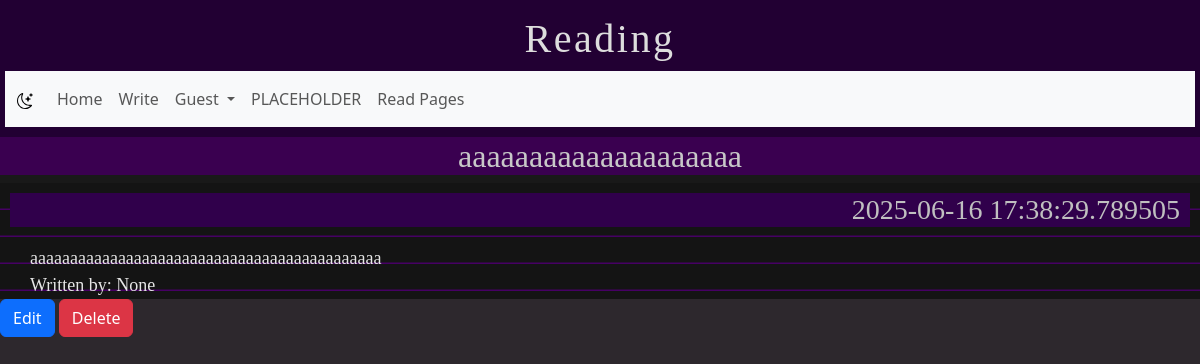
/read/1, run on the app's committed database.
### app/models.py (models this page shows)
class Page(db.Model):
  metadata_obj
  id = db.Column(db.Integer, primary_key = True)
  title = db.Column(db.String(200), nullable = False)
  author_id = db.Column(db.Integer, db.ForeignKey('user.id'), nullable = False)
  text = db.Column(db.Text, nullable = False)
  date = db.Column(db.DateTime, default=datetime.now())

### app/routes.py (the view)
@app.route('/read/<int:id>')
def read_id(id):
  page = Page.query.get_or_404(id)
  return render_template('read-id.html', page=page, title='Reading')

### app/templates/read-id.html (shortened to what this page needs)
{% extends('base.html') %}
{% block content %}
  <main>
    <h2>{{ page.title }}</h2>
    <article>
      <h3>{{ page.date }}</h3>
      <p>
        {{ page.text }}
      </p>
      <p>
        Written by: {{ page.author }}
      </p>
    </article>
  </main>
  <a href="{{ url_for('page_edit', id=page.id) }}" class="btn btn-primary">Edit</a>
  <a href="{{ url_for('delete', id=page.id) }}" class="btn btn-danger">Delete</a>
{% endblock %}

### app/static/styles/style.css (style rules this page uses)
body { background-color: rgb(45, 40, 45); color: rgb(230, 230, 230); }
main { width: 100%; background-color: rgb(25, 25, 25); font-family: "Garamond", serif; }
main h2 { background-color: rgb(58, 0, 80); color: rgb(200, 200, 200); text-align: center; }
article { padding: 10px; background: repeating-linear-gradient( rgb(20, 20, 20), rgb(20, 20, 20) 25px, rgb(70, 0, 100) 26px, rgb(70, 0, 100) 27px ); }
article p { position: relative; top: 10px; font-size: 18px; margin: 0 20px; line-height: 27px; }
article h3 { background-color: rgb(48, 0, 75); color: rgb(192, 192, 192); padding-right: 10px; text-align: end; }

### data on the page
Page: title "aaaaaaaaaaaaaaaaaaaa", date "2025-06-16 17:38:29.789505", text "aaaaaaaaaaaaaaaaaaaaaaaaaaaaaaaaaaaaaaaaaaaa"

### other printed values
{{ title }} "Reading"
{{ page.author }} "None"
